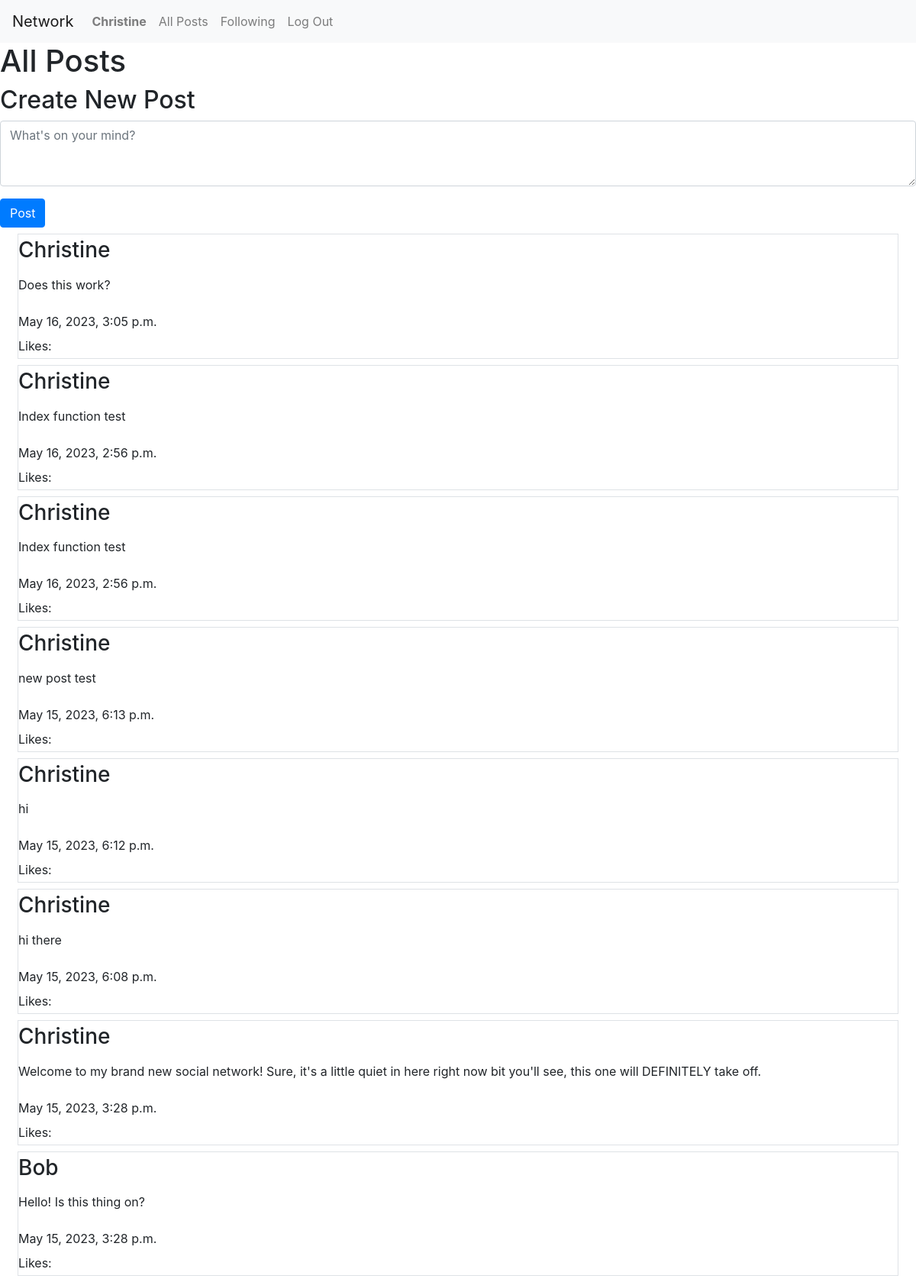
/ (signed in), run on the app's committed database.
### network/models.py (models this page shows, shortened)
class User(AbstractUser):
    pass

class Post(models.Model):
    user = models.ForeignKey(User, on_delete=models.CASCADE, related_name="author")
    content = models.TextField(max_length=500)
    date = models.DateTimeField(auto_now_add=True)

### network/views.py (the view, shortened to what this page needs)
# urls.py: path("", views.index, name="index"),
def index(request):
    posts = Post.objects.all().order_by('-date')
    message = "Thanks for sharing!"
    return render(request, "network/index.html", {
        "form": NewPostForm(),
        "posts": posts
    })

### network/forms.py
class NewPostForm(ModelForm):
    class Meta:
        model = Post
        fields = ["content"]
        labels = {'content': ""}
        widgets = {
        "content": forms.Textarea(attrs={'class':'form-control',  "placeholder":"What's on your mind?", "rows":3})
        }

### network/templates/network/index.html (shortened to what this page needs)
{% extends "network/layout.html" %}
{% block body %}
    <h1>All Posts</h1>
    {% if user.is_authenticated %}
        <h2>Create New Post</h2>
        <form action="{% url 'index' %}" method="POST">
            <div class="form-group mb-3">
                {{ form }}
            </div>
            <button type="submit" class="btn btn-primary">Post</button>
        </form>
    {% endif %}
    <div class="container-fluid">
        {% for post in posts %}
            <div class="row m-2 border flex-column">
                <div class="my-1">
                    <h3>{{ post.user }}</h3>
                </div>
                <div class="my-1">
                    <p>{{ post.content }}</p>
                </div>
                <div class="my-1">
                    <span>{{ post.date }}</span>
                </div>
                <div class="my-1">
                    <span>Likes:</span>
                </div>
            </div>
        {% endfor %}
    </div>
{% endblock %}

### network/templates/network/layout.html (shortened to what this page needs)
{% load static %}
<!DOCTYPE html>
<html lang="en">
    <head>
        <link rel="stylesheet" href="https://stackpath.bootstrapcdn.com/bootstrap/4.4.1/css/bootstrap.min.css">
        <link href="{% static 'network/styles.css' %}" rel="stylesheet">
    </head>
    <body>
        <nav class="navbar navbar-expand-lg navbar-light bg-light">
            <a class="navbar-brand" href="#">Network</a>
            <div>
              <ul class="navbar-nav mr-auto">
                {% if user.is_authenticated %}
                    <li class="nav-item">
                        <a class="nav-link" href="#"><strong>{{ user.username }}</strong></a>
                    </li>
                {% endif %}
                <li class="nav-item">
                  <a class="nav-link" href="{% url 'index' %}">All Posts</a>
                </li>
                {% if user.is_authenticated %}
                    <li class="nav-item">
                        <a class="nav-link" href="#">Following</a>
                    </li>
                    <li class="nav-item">
                        <a class="nav-link" href="{% url 'logout' %}">Log Out</a>
                    </li>
                {% endif %}
              </ul>
            </div>
          </nav>
        <div class="body">
            {% block body %}
            {% endblock %}
        </div>
    </body>
</html>

### data on the page
User: username "Christine"
Post: user "Christine", content "Does this work?", date "May 16, 2023, 3:05 p.m."
Post: user "Christine", content "Index function test", date "May 16, 2023, 2:56 p.m."
Post: user "Christine", content "Index function test", date "May 16, 2023, 2:56 p.m."
Post: user "Christine", content "new post test", date "May 15, 2023, 6:13 p.m."
Post: user "Christine", content "hi", date "May 15, 2023, 6:12 p.m."
Post: user "Christine", content "hi there", date "May 15, 2023, 6:08 p.m."
Post: user "Christine", content "Welcome to my brand new social network! Sure, it's a little quiet in here right now bit you'll see, this one will DEFINITELY take off.", date "May 15, 2023, 3:28 p.m."
Post: user "Bob", content "Hello! Is this thing on?", date "May 15, 2023, 3:28 p.m."
